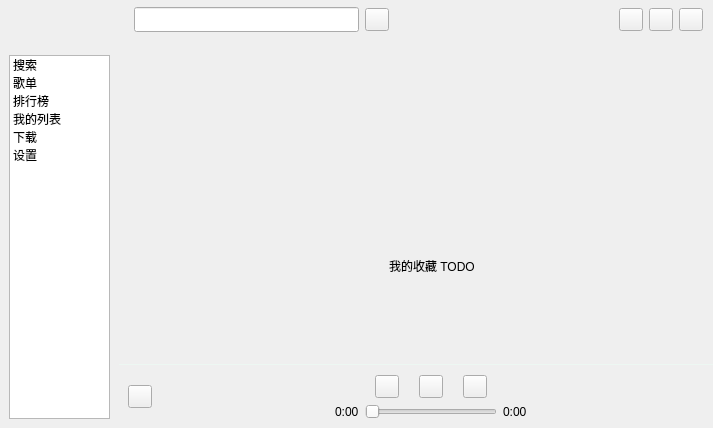
<?xml version="1.0" encoding="UTF-8"?>
<ui version="4.0">
 <class>MyMusic</class>
 <widget class="QMainWindow" name="MyMusic">
  <property name="geometry">
   <rect>
    <x>0</x>
    <y>0</y>
    <width>713</width>
    <height>428</height>
   </rect>
  </property>
  <property name="windowTitle">
   <string>MyMusic</string>
  </property>
  <widget class="QWidget" name="centralwidget">
   <property name="styleSheet">
    <string notr="true"/>
   </property>
   <layout class="QHBoxLayout" name="horizontalLayout_5" stretch="3,15">
    <property name="spacing">
     <number>0</number>
    </property>
    <property name="leftMargin">
     <number>0</number>
    </property>
    <property name="topMargin">
     <number>0</number>
    </property>
    <property name="rightMargin">
     <number>0</number>
    </property>
    <property name="bottomMargin">
     <number>0</number>
    </property>
    <item>
     <widget class="QWidget" name="left_menu" native="true">
      <layout class="QVBoxLayout" name="verticalLayout_2">
       <item>
        <widget class="QLabel" name="icon">
         <property name="minimumSize">
          <size>
           <width>40</width>
           <height>40</height>
          </size>
         </property>
         <property name="styleSheet">
          <string notr="true">image: url(:/icon/j.png);</string>
         </property>
         <property name="text">
          <string/>
         </property>
        </widget>
       </item>
       <item>
        <widget class="QListWidget" name="myMusicList">
         <property name="styleSheet">
          <string notr="true"/>
         </property>
         <item>
          <property name="text">
           <string>搜索</string>
          </property>
          <property name="icon">
           <iconset resource="icon.qrc">
            <normaloff>:/icon/下载.png</normaloff>:/icon/下载.png</iconset>
          </property>
         </item>
         <item>
          <property name="text">
           <string>歌单</string>
          </property>
          <property name="icon">
           <iconset resource="icon.qrc">
            <normaloff>:/icon/最近播放.png</normaloff>:/icon/最近播放.png</iconset>
          </property>
         </item>
         <item>
          <property name="text">
           <string>排行榜</string>
          </property>
          <property name="icon">
           <iconset resource="icon.qrc">
            <normaloff>:/icon/云盘.png</normaloff>:/icon/云盘.png</iconset>
          </property>
         </item>
         <item>
          <property name="text">
           <string>我的列表</string>
          </property>
          <property name="icon">
           <iconset resource="icon.qrc">
            <normaloff>:/icon/播客.png</normaloff>:/icon/播客.png</iconset>
          </property>
         </item>
         <item>
          <property name="text">
           <string>下载</string>
          </property>
          <property name="icon">
           <iconset resource="icon.qrc">
            <normaloff>:/icon/收藏.png</normaloff>:/icon/收藏.png</iconset>
          </property>
         </item>
         <item>
          <property name="text">
           <string>设置</string>
          </property>
          <property name="icon">
           <iconset resource="icon.qrc">
            <normaloff>:/icon/collect_f.png</normaloff>:/icon/collect_f.png</iconset>
          </property>
         </item>
        </widget>
       </item>
      </layout>
     </widget>
    </item>
    <item>
     <layout class="QVBoxLayout" name="verticalLayout_3">
      <item>
       <widget class="QWidget" name="title_widget" native="true">
        <property name="minimumSize">
         <size>
          <width>0</width>
          <height>40</height>
         </size>
        </property>
        <property name="maximumSize">
         <size>
          <width>16777215</width>
          <height>67</height>
         </size>
        </property>
        <property name="styleSheet">
         <string notr="true"/>
        </property>
        <layout class="QHBoxLayout" name="horizontalLayout_6">
         <property name="leftMargin">
          <number>15</number>
         </property>
         <property name="topMargin">
          <number>0</number>
         </property>
         <property name="rightMargin">
          <number>10</number>
         </property>
         <property name="bottomMargin">
          <number>0</number>
         </property>
         <item>
          <widget class="QLineEdit" name="find_lineEdit">
           <property name="minimumSize">
            <size>
             <width>0</width>
             <height>0</height>
            </size>
           </property>
           <property name="maximumSize">
            <size>
             <width>16777215</width>
             <height>25</height>
            </size>
           </property>
          </widget>
         </item>
         <item>
          <widget class="QToolButton" name="find_btn">
           <property name="text">
            <string/>
           </property>
           <property name="icon">
            <iconset resource="icon.qrc">
             <normaloff>:/icon/find.png</normaloff>:/icon/find.png</iconset>
           </property>
          </widget>
         </item>
         <item>
          <spacer name="horizontalSpacer_5">
           <property name="orientation">
            <enum>Qt::Horizontal</enum>
           </property>
           <property name="sizeHint" stdset="0">
            <size>
             <width>40</width>
             <height>20</height>
            </size>
           </property>
          </spacer>
         </item>
         <item>
          <widget class="QToolButton" name="min_btn">
           <property name="styleSheet">
            <string notr="true"/>
           </property>
           <property name="text">
            <string/>
           </property>
           <property name="icon">
            <iconset resource="icon.qrc">
             <normaloff>:/icon/min_hover.png</normaloff>:/icon/min_hover.png</iconset>
           </property>
          </widget>
         </item>
         <item>
          <widget class="QToolButton" name="max_btn">
           <property name="text">
            <string/>
           </property>
           <property name="icon">
            <iconset resource="icon.qrc">
             <normaloff>:/icon/max.png</normaloff>:/icon/max.png</iconset>
           </property>
          </widget>
         </item>
         <item>
          <widget class="QToolButton" name="close_btn">
           <property name="styleSheet">
            <string notr="true">QToolButton:hover {
background-image: url(:/icons/close_hover.png);
}</string>
           </property>
           <property name="text">
            <string/>
           </property>
           <property name="icon">
            <iconset resource="icon.qrc">
             <normaloff>:/icon/close_hover.png</normaloff>:/icon/close_hover.png</iconset>
           </property>
          </widget>
         </item>
        </layout>
       </widget>
      </item>
      <item>
       <widget class="QStackedWidget" name="stackedWidget">
        <property name="currentIndex">
         <number>4</number>
        </property>
        <widget class="QWidget" name="page">
         <layout class="QGridLayout" name="gridLayout">
          <item row="0" column="0">
           <widget class="QTabWidget" name="tabWidget">
            <property name="currentIndex">
             <number>1</number>
            </property>
            <widget class="QWidget" name="tab">
             <attribute name="title">
              <string>个性推荐</string>
             </attribute>
             <widget class="QLabel" name="label">
              <property name="geometry">
               <rect>
                <x>240</x>
                <y>250</y>
                <width>72</width>
                <height>15</height>
               </rect>
              </property>
              <property name="text">
               <string>TODO</string>
              </property>
             </widget>
            </widget>
            <widget class="QWidget" name="tab_2">
             <attribute name="title">
              <string>专属推荐</string>
             </attribute>
             <widget class="QLabel" name="label_2">
              <property name="geometry">
               <rect>
                <x>250</x>
                <y>260</y>
                <width>72</width>
                <height>15</height>
               </rect>
              </property>
              <property name="text">
               <string>TODO</string>
              </property>
             </widget>
            </widget>
           </widget>
          </item>
         </layout>
        </widget>
        <widget class="QWidget" name="page_2">
         <layout class="QGridLayout" name="gridLayout_2">
          <item row="1" column="0">
           <widget class="MyTable" name="tableWidget"/>
          </item>
          <item row="0" column="0">
           <widget class="QLabel" name="label_7">
            <property name="text">
             <string>最近播放</string>
            </property>
           </widget>
          </item>
         </layout>
        </widget>
        <widget class="QWidget" name="page_3">
         <layout class="QGridLayout" name="gridLayout_3">
          <item row="1" column="0">
           <widget class="QListWidget" name="listWidget_3"/>
          </item>
          <item row="0" column="0">
           <widget class="QLabel" name="label_6">
            <property name="text">
             <string>我的音乐云盘</string>
            </property>
           </widget>
          </item>
         </layout>
        </widget>
        <widget class="QWidget" name="page_4">
         <widget class="QLabel" name="label_4">
          <property name="geometry">
           <rect>
            <x>220</x>
            <y>140</y>
            <width>211</width>
            <height>51</height>
           </rect>
          </property>
          <property name="text">
           <string>我的博客 TODO</string>
          </property>
         </widget>
        </widget>
        <widget class="QWidget" name="page_5">
         <widget class="QLabel" name="label_5">
          <property name="geometry">
           <rect>
            <x>270</x>
            <y>210</y>
            <width>191</width>
            <height>31</height>
           </rect>
          </property>
          <property name="text">
           <string>我的收藏 TODO</string>
          </property>
         </widget>
        </widget>
       </widget>
      </item>
      <item>
       <widget class="Line" name="line">
        <property name="styleSheet">
         <string notr="true">color:rgb(237, 247, 242)</string>
        </property>
        <property name="frameShadow">
         <enum>QFrame::Plain</enum>
        </property>
        <property name="orientation">
         <enum>Qt::Horizontal</enum>
        </property>
       </widget>
      </item>
      <item>
       <widget class="QWidget" name="tail_widget" native="true">
        <layout class="QHBoxLayout" name="horizontalLayout_4">
         <item>
          <widget class="QToolButton" name="image">
           <property name="text">
            <string/>
           </property>
          </widget>
         </item>
         <item>
          <spacer name="horizontalSpacer_4">
           <property name="orientation">
            <enum>Qt::Horizontal</enum>
           </property>
           <property name="sizeHint" stdset="0">
            <size>
             <width>40</width>
             <height>20</height>
            </size>
           </property>
          </spacer>
         </item>
         <item>
          <layout class="QVBoxLayout" name="verticalLayout">
           <item>
            <layout class="QHBoxLayout" name="horizontalLayout_3">
             <item>
              <spacer name="horizontalSpacer_2">
               <property name="orientation">
                <enum>Qt::Horizontal</enum>
               </property>
               <property name="sizeHint" stdset="0">
                <size>
                 <width>40</width>
                 <height>20</height>
                </size>
               </property>
              </spacer>
             </item>
             <item>
              <layout class="QHBoxLayout" name="horizontalLayout">
               <property name="spacing">
                <number>20</number>
               </property>
               <item>
                <widget class="QToolButton" name="toolButton">
                 <property name="text">
                  <string/>
                 </property>
                 <property name="icon">
                  <iconset resource="icon.qrc">
                   <normaloff>:/icon/上一曲1.png</normaloff>:/icon/上一曲1.png</iconset>
                 </property>
                </widget>
               </item>
               <item>
                <widget class="QToolButton" name="play">
                 <property name="text">
                  <string/>
                 </property>
                 <property name="icon">
                  <iconset resource="icon.qrc">
                   <normaloff>:/icon/play.png</normaloff>:/icon/play.png</iconset>
                 </property>
                </widget>
               </item>
               <item>
                <widget class="QToolButton" name="toolButton_2">
                 <property name="text">
                  <string/>
                 </property>
                 <property name="icon">
                  <iconset resource="icon.qrc">
                   <normaloff>:/icon/下一曲1.png</normaloff>:/icon/下一曲1.png</iconset>
                 </property>
                </widget>
               </item>
              </layout>
             </item>
             <item>
              <spacer name="horizontalSpacer">
               <property name="orientation">
                <enum>Qt::Horizontal</enum>
               </property>
               <property name="sizeHint" stdset="0">
                <size>
                 <width>40</width>
                 <height>20</height>
                </size>
               </property>
              </spacer>
             </item>
            </layout>
           </item>
           <item>
            <layout class="QHBoxLayout" name="horizontalLayout_2">
             <item>
              <widget class="QLabel" name="current_time">
               <property name="text">
                <string>0:00</string>
               </property>
              </widget>
             </item>
             <item>
              <widget class="QSlider" name="state">
               <property name="orientation">
                <enum>Qt::Horizontal</enum>
               </property>
              </widget>
             </item>
             <item>
              <widget class="QLabel" name="end_time">
               <property name="text">
                <string>0:00</string>
               </property>
              </widget>
             </item>
            </layout>
           </item>
          </layout>
         </item>
         <item>
          <spacer name="horizontalSpacer_3">
           <property name="orientation">
            <enum>Qt::Horizontal</enum>
           </property>
           <property name="sizeHint" stdset="0">
            <size>
             <width>40</width>
             <height>20</height>
            </size>
           </property>
          </spacer>
         </item>
        </layout>
       </widget>
      </item>
     </layout>
    </item>
   </layout>
  </widget>
 </widget>
 <customwidgets>
  <customwidget>
   <class>MyTable</class>
   <extends>QTableWidget</extends>
   <header location="global">mytable.h</header>
  </customwidget>
 </customwidgets>
 <resources>
  <include location="icon.qrc"/>
 </resources>
 <connections/>
</ui>
